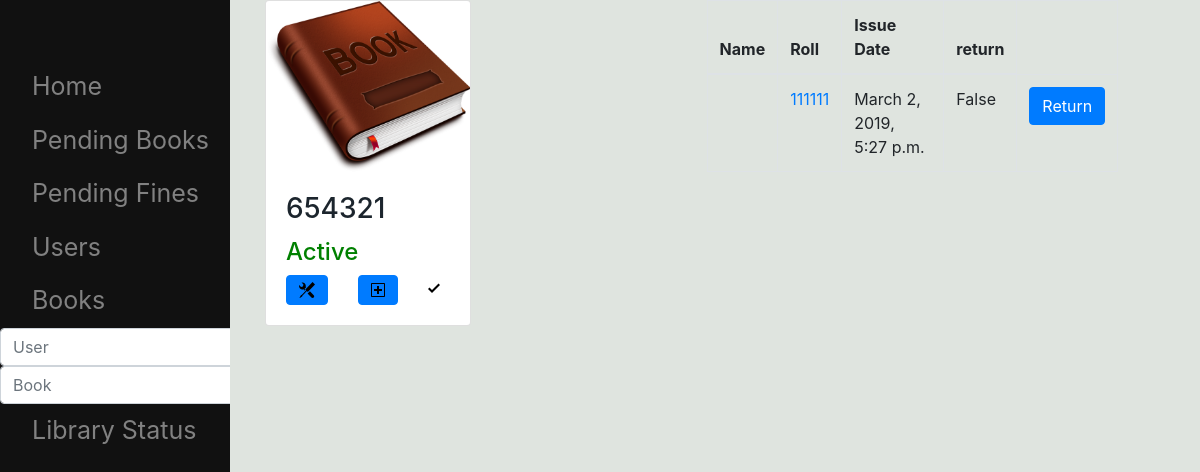
Page /book/654321 on the earlier database version.
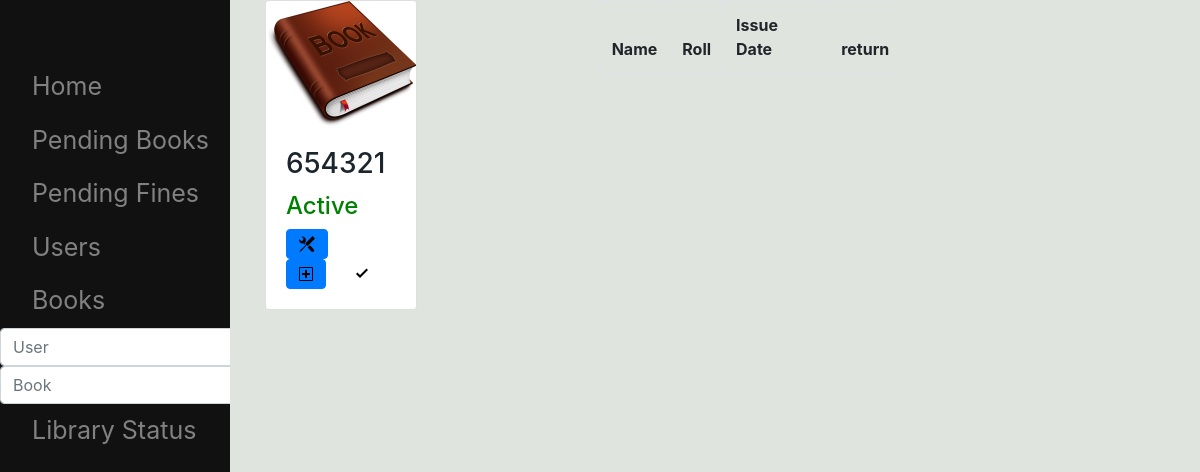
Same page on the later database version.
### lm/models.py (models this page shows, shortened)
class Issue(models.Model):
    user = models.ForeignKey(Student,on_delete=models.CASCADE,null=True)
    book = models.ForeignKey(Book,on_delete=models.CASCADE,null=True,)
    day = models.ForeignKey(event_day,on_delete=models.CASCADE,null=True)
    issue_time = models.DateTimeField(auto_now_add=True,blank=True,editable=True)
    is_returned = models.BooleanField(default=False,editable=True)
    return_time = models.DateTimeField(auto_now_add=False,blank=True,editable=True,null=True)
    paid = models.BooleanField(default=False,editable=True)
    is_late = models.BooleanField(default=False,editable=True)
    mailSend = models.BooleanField(default=False)

class Student(models.Model):
    name = models.CharField(max_length=30,default=' ',editable=True)
    roll = models.IntegerField(editable=True,primary_key=True)
    image_path = models.ImageField(default='../static/lm/anon.png',editable=True)
    email = models.EmailField(blank=True,editable=True)
    payable_amount = models.IntegerField(default=0,editable=True)
    is_student = models.BooleanField(default=True,editable=True)
    is_active = models.BooleanField(default=True,null=False,editable=True)
    exist = models.BooleanField(default=True)
    bookCount = models.IntegerField(default=0)

### lm/views.py (the view)
# urls.py: path('book/<int:pk>', views.BookDetail, name='book'),
def BookDetail(request,pk,context={}):
    try:
        b=get_object_or_404(Book,pk=pk)
    except Http404:
        return HttpResponse(render(request, 'lm/error.html', context={'error': 'Book does not exist'}))
    else:
        context['book'] = b
        return HttpResponse(render(request,'lm/bookDetail.html',context))

### lm/templates/lm/bookDetail.html (shortened to what this page needs)
{% extends 'lm/base.html' %}
{% block body %}
<div class="row">
<df class="col">
    {% include 'lm/bookCard.html' %}
    <div class="col">
<table class="table table-bordered">
    <thead>
      <tr>
        <th>Name</th>
        <th>Roll</th>
        <th>Issue Date</th>
        <th>return</th>
      </tr>
    </thead>
     <tbody id="myTable" >
     {% for issue in book.issue_set.all %}
{% if not issue.is_returned %}
      <tr>
          <td>{{issue.user.name }}</td>
          <td><a href="{% url 'lm:user' issue.user.pk %}" >{{issue.user.roll }}</a></td>
          <td>{{issue.issue_time }}</td>
        <td>{{ issue.is_returned }}</td>
        <td><a href="{% url 'lm:return' issue.pk %}" class="btn btn-primary">Return</a></td>
      </tr>
     {% endif %}
{% endfor %}
     </tbody>
</table>
    </div>
</div>
{% endblock %}

Differences in the rows shown:
no longer on this page (row edited): Issue: user.roll "111111", issue_time "March 2, 2019, 5:27 p.m.", is_returned "False"
